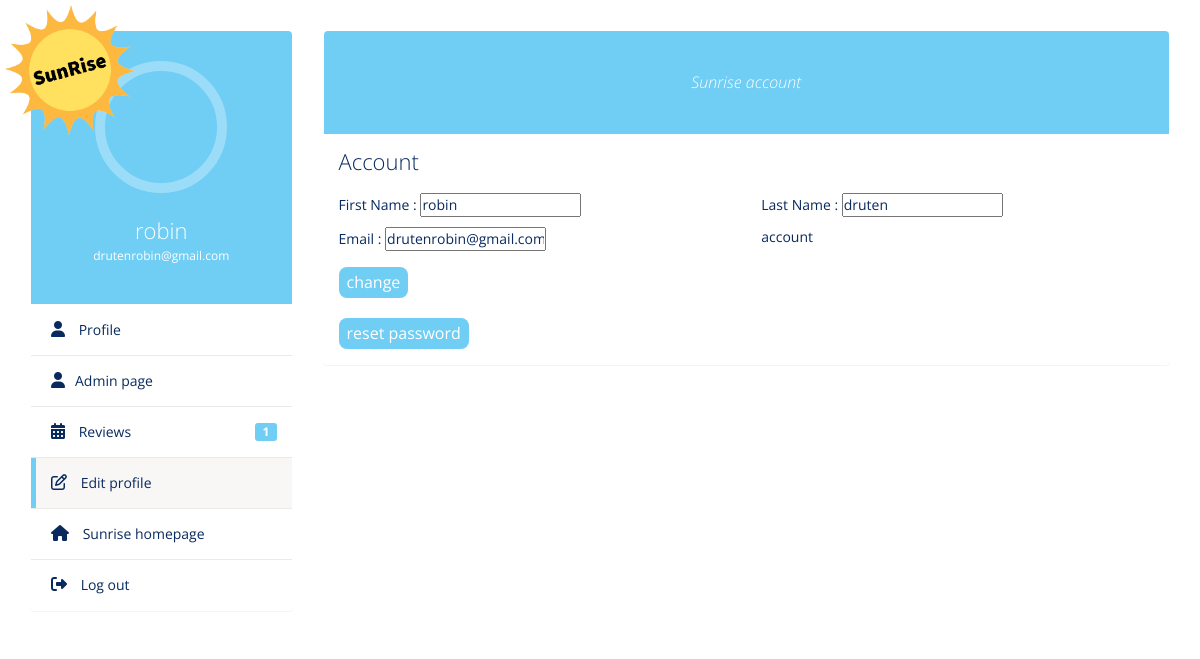
The page /user/usereditprofile.php?id=1 (signed in) on the database its author committed.
### tables this page shows
CREATE TABLE `users` (
  `userID` int(11) NOT NULL,
  `voornaam` varchar(255) NOT NULL,
  `achternaam` varchar(255) NOT NULL,
  `email` varchar(255) NOT NULL,
  `wachtwoord` varchar(255) NOT NULL,
  `admin` tinyint(1) DEFAULT NULL
);

### user/usereditprofile.php (the view, shortened to what this page needs)
<?php
global $conn;
if (isset($_GET['id'])) {
    if ($_SESSION['userID'] == $_GET['id']) {
        $sql = 'SELECT * FROM users WHERE userID = :userID';
        $stmt = $conn->prepare($sql);
        $stmt->bindParam(':userID', $_GET['id']);
        $stmt->execute();
        $row = $stmt->fetch();
    } else {
        redirect('usereditprofile.php?id=' . $_SESSION['userID']);
        exit();
    }
} else {
    header('Location: userprofile.php');
    exit();
}
?>
<!DOCTYPE html>
<html lang="en">
  <head>
    <link
      href="//maxcdn.bootstrapcdn.com/bootstrap/3.3.0/css/bootstrap.min.css"
      rel="stylesheet"
      id="bootstrap-css"
    />
    <link rel="stylesheet" href="../CSS/styles.css" />
    <?php
    include 'includes/head.php';
    ?>
  </head>
  <body class="profile">
      <img src="../Images/sun-back.gif" class="sunrise" height="130px" alt="SunRise" />
    <div class="container bootstrap snippets bootdey">
      <div class="row">
        <div class="profile-nav col-md-3">
          <div class="panel">
            <div class="user-heading round">
              <a href="#">
                <div></div>
              </a>
              <h1><?php echo $row['voornaam']; ?></h1>
              <p><?php echo $row['email']; ?></p>
            </div>
            <ul class="nav nav-pills nav-stacked">
              <li>
                <a href="userprofile.php"> <i class="fa fa-user"></i> Profile</a>
              </li>
              <?php if (isset($_SESSION['admin'])) { ?>
                  <li>
                    <a href="../admin/admin.php"> <i class="fa fa-user"></i>Admin page</a>
                  </li>
              <?php } ?>
              <li>
                <a href="userreview.php?id=<?php echo $row['userID']; ?>">
                  <i class="fa fa-calendar"></i> Reviews
                  <span class="label label-warning pull-right r-activity"
                    ><?php
                    ?></span
                  ></a
                >
              </li>
              <li class="active">
                <a href="usereditprofile.php?id=<?php echo $row[
                    'userID'
                ]; ?>"> <i class="fa fa-edit"></i> Edit profile</a>
              </li>
              <li>
                <a href="../index.php">
                  <i class="fa fa-home"></i> Sunrise homepage</a
                >
              </li>
              <li>
                <a href="../PHP/logout.php">
                  <i class="fas fa-sign-out-alt"></i> Log out</a
                >
              </li>
            </ul>
          </div>
        </div>
        <div class="profile-info col-md-9">
          <div class="panel">
            <div class="bio-graph-heading">Sunrise account</div>
            <div class="panel-body bio-graph-info">
              <h1>Account</h1>
              <form method="post" action="PHP/editprofile.php?id=<?php echo $row[
                  'userID'
              ]; ?>"class="row" id="change">
                <div class="bio-row">
                    <span>First Name </span>:
                    <input type="text" name="voornaam" value="<?php echo $row[
                        'voornaam'
                    ]; ?>"/>
                </div>
                <div class="bio-row">
                    <span>Last Name </span>:
                     <input type="text" name="achternaam" value="<?php echo $row[
                         'achternaam'
                     ]; ?>"/>
                </div>
                <div class="bio-row">
                    <span>Email </span>:
                     <input type="text" name="email" value="<?php echo $row[
                         'email'
                     ]; ?>"/>
                </div>
                <div class="bio-row">
                  <p><span>account</span></p>
                </div>
                <div class="bio-row">
                  <p><input type="submit" class="button" name="change" value="change">
                </p>
                </div>
            </form>
            <form method="post" action="" id="resetpassword">
                <input type="submit" id="resetpassword" class="button" name="passwordreset" value="reset password">
            </form>
            </div>
          </div>
        </div>
      </div>
    </div>
  </body>
</html>

### CSS/styles.css (style rules this page uses)
* { padding: 0px; margin: 0px; box-sizing: border-box; scroll-behavior: smooth; font-family: "Open Sans", sans-serif; }
:root { --maincolor: #70cdf4; --second: #092a5e; }

### user/CSS/styles.css (style rules this page uses)
* { padding: 0px; margin: 0px; box-sizing: border-box; scroll-behavior: smooth; font-family: "Open Sans", sans-serif; }
:root { --maincolor: #70cdf4; --second: #092a5e; }
body.profile { background-image: url(""); }
.label-warning { background-color: var(--maincolor); }
.profile .sunrise { position: absolute; margin-top: 5px; margin-left: 5px; z-index: 2; }
.profile-nav, .profile-info { margin-top: 30px; }
.profile-nav .user-heading { background: var(--maincolor); color: #fff; border-radius: 4px 4px 0 0; -webkit-border-radius: 4px 4px 0 0; padding: 30px; text-align: center; }
.profile-nav .user-heading.round a { border-radius: 50%; -webkit-border-radius: 50%; border: 10px solid rgba(255, 255, 255, 0.3); display: inline-block; }
.profile-nav .user-heading a div { width: 112px; height: 112px; border-radius: 50%; -webkit-border-radius: 50%; }
.profile-nav .user-heading h1 { font-size: 22px; font-weight: 300; margin-bottom: 5px; }
.profile-nav .user-heading p { font-size: 12px; }
.profile-nav ul { margin-top: 1px; }
.profile-nav ul > li { border-bottom: 1px solid #ebeae6; margin-top: 0; line-height: 30px; }
.profile-nav ul > li:last-child { border-bottom: none; }
.profile-nav ul > li > a { border-radius: 0; -webkit-border-radius: 0; color: var(--second); border-left: 5px solid #fff; }
.profile-nav ul > li > a:hover, .profile-nav ul > li > a:focus, .profile-nav ul li.active a { background: #f8f7f5 !important; border-left: 5px solid var(--maincolor); color: var(--second) !important; }
.profile-nav ul > li:last-child > a:last-child { border-radius: 0 0 4px 4px; -webkit-border-radius: 0 0 4px 4px; }
.profile-nav ul > li > a > i { font-size: 16px; padding-right: 10px; color: var(--second); }
.r-activity { margin: 6px 0 0; font-size: 12px; }
.bio-graph-heading { background: var(--maincolor); color: #fff; text-align: center; font-style: italic; padding: 40px 110px; border-radius: 4px 4px 0 0; -webkit-border-radius: 4px 4px 0 0; font-size: 16px; font-weight: 300; }
.bio-graph-info { color: var(--second); }
.bio-graph-info h1 { font-size: 22px; font-weight: 300; margin: 0 0 20px; }
.bio-row { width: 50%; float: left; margin-bottom: 10px; padding: 0 15px; }
.bio-row p span { width: 100px; display: inline-block; }
.button { background-color: var(--maincolor); border: none; color: white; padding: 4px 8px; border-radius: 8px; text-align: center; text-decoration: none; display: inline-block; font-size: 16px; }

### rows shown on the page
users: voornaam "robin", email "drutenrobin@gmail.com", achternaam "druten"

### other values the page prints
$stmt->rowCount() "1"
